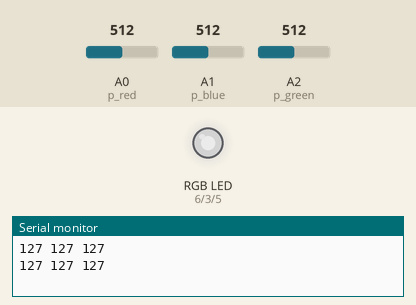
This sketch was run on a simulated Arduino Uno, built with avr-gcc and run on an emulated ATmega328P. Parts: an RGB LED mixed from three pins (HIGH = lit), the last lines printed to the serial monitor. The inputs (shaded band) are chosen by the test bench; at power-on: A0 (p_red) = 512, A1 (p_blue) = 512, A2 (p_green) = 512. Dim RGB values are drawn brighter than linear.

Above: at 1.8 s.
1.9 s: A0 (p_red) set to 716
At 2.7 s:
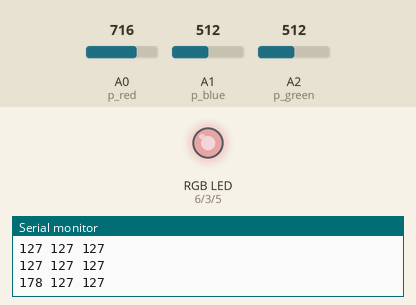
3.5 s: A1 (p_blue) set to 716
At 5.2 s:
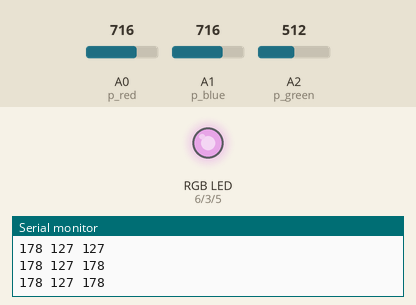
5.5 s: A2 (p_green) set to 716
At 7.0 s:
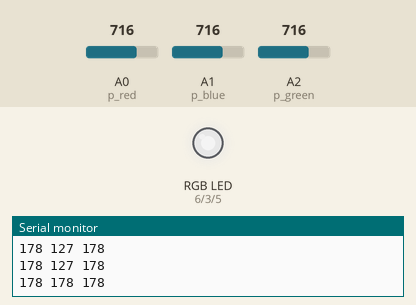
7.5 s: A0 (p_red) set to 900
At 8.6 s:
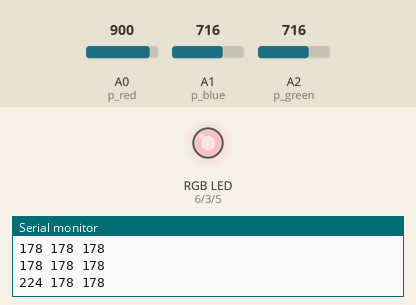
9.5 s: A1 (p_blue) set to 900
At 11.2 s:
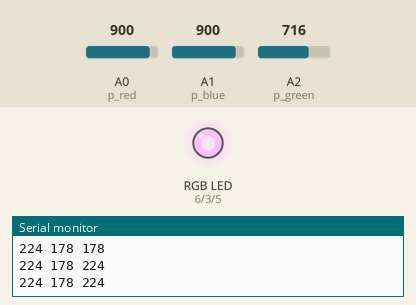
11.5 s: A2 (p_green) set to 900
At 13.0 s:
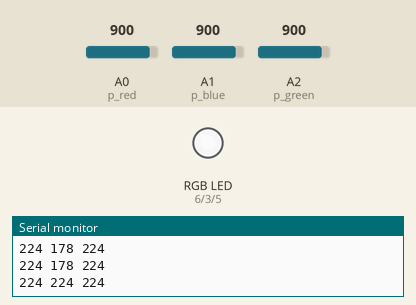
Timing chart, 0 to 14.5 s (numbered marks = the images above; inputs shaded):
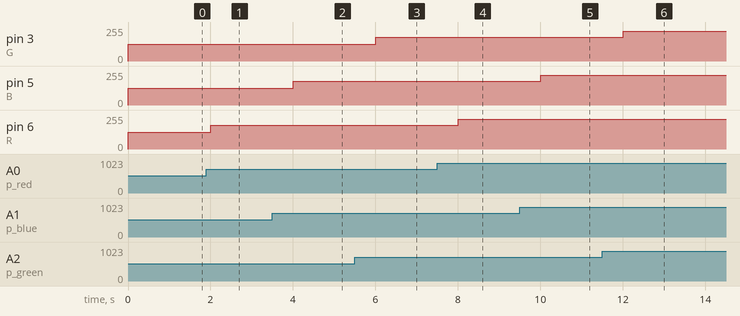

Measured:
- after the input at 1.9 s, pin 6 (R): 127/255 → 178/255 after 0.10 s
- after the input at 3.5 s, pin 5 (B): 127/255 → 178/255 after 0.51 s
- after the input at 5.5 s, pin 3 (G): 127/255 → 178/255 after 0.51 s
- after the input at 7.5 s, pin 6 (R): 178/255 → 224/255 after 0.51 s
- after the input at 9.5 s, pin 5 (B): 178/255 → 224/255 after 0.51 s
- after the input at 11.5 s, pin 3 (G): 178/255 → 224/255 after 0.51 s

The sketch:

part1.ino
```cpp
int R = 6; //pin for red LED
int G = 3; //pin for green LED
int B = 5; //pin for blue LED

int p_red = A0; //pin for red potantiometer
int p_green = A2; //pin for green potentiometer
int p_blue = A1; //pin for blue potentiometer


int r,g,b;  //create r,g,b values for calculating RGB color values

void setup()
{
  pinMode(R, OUTPUT); //Set the R(6) port output
  pinMode(G, OUTPUT); //Set the R(5) port output
  pinMode(B, OUTPUT); //Set the R(3) port output

  pinMode(p_red, INPUT);  //Set the p_red(A0) port output
  pinMode(p_green, INPUT);  //Set the p_green(A2) port output
  pinMode(p_blue, INPUT); //Set the p_blue(A1) port output

  Serial.begin(9600);
}

void loop(){
  // Converting potentiometer value (0 to 1023) to RGB value(0 to 255)
  // There are double type cast in this block because the division will give us a decimal number and we need an integer value.
  // analogRead function take the input values on potentiometer
  r = int((double)analogRead(p_red)/ 1023 * 255); // Take the R value on the potentiometer and calculate for RGB representation
  g = int((double)analogRead(p_green)/ 1023 * 255); // Take the G value on the potentiometer and calculate for RGB representation
  b = int((double)analogRead(p_blue)/ 1023 * 255);  // Take the B value on the potentiometer and calculate for RGB representation

  // This block show us current rgb values on the serial monitor
  Serial.print(r);
  Serial.print(" ");
  Serial.print(g);
  Serial.print(" ");
  Serial.println(b);

  // This block sets RGB values to output ports
  analogWrite(R,r); // Set R(6) port to r value
  analogWrite(G,g); // Set G(3) port to g value
  analogWrite(B,b); // Set B(5) port to b value

  delay(1000);
}
```
